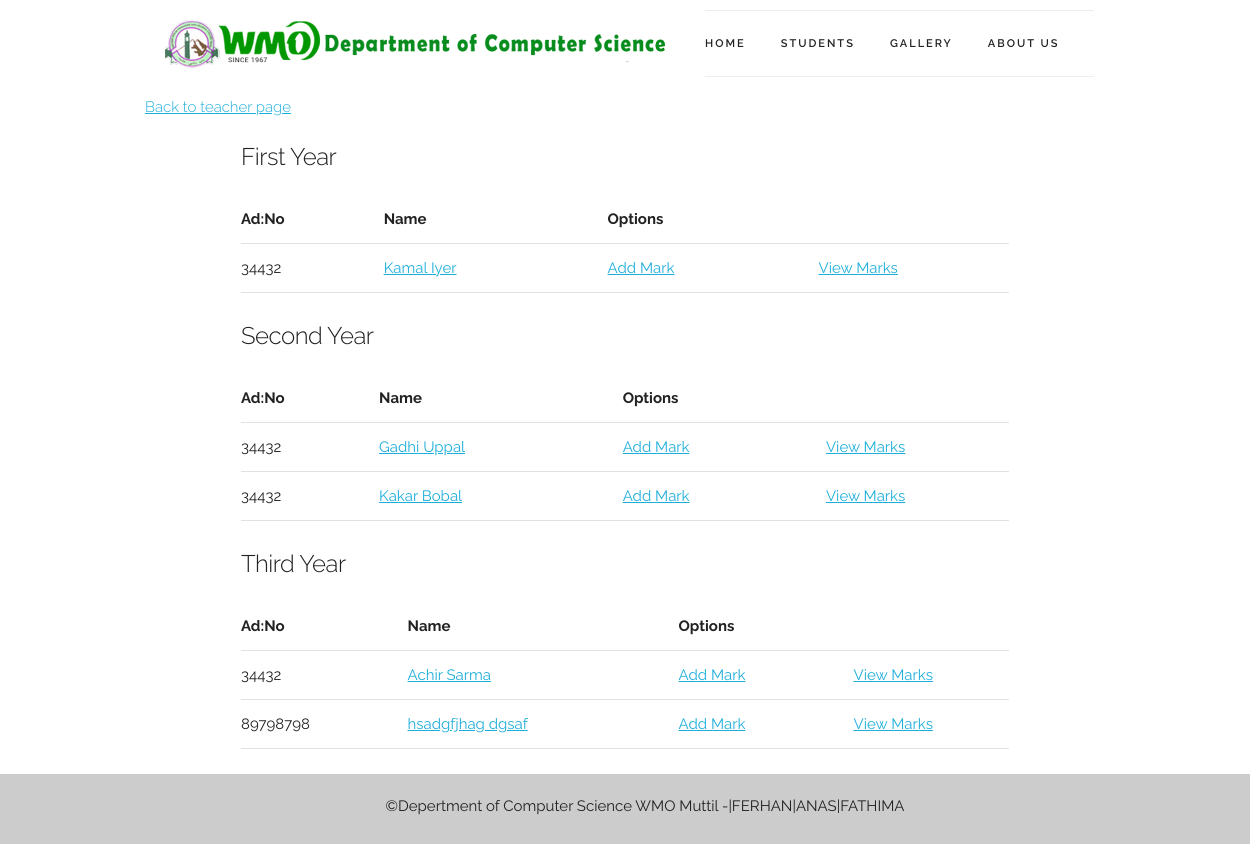
The page /internalmark.php (signed in) on the database its author committed.
### tables this page shows
CREATE TABLE IF NOT EXISTS `students` (
`id` int(11) NOT NULL,
  `firstname` varchar(100) NOT NULL,
  `lastname` varchar(100) NOT NULL,
  `dob` date NOT NULL,
  `gender` varchar(6) NOT NULL,
  `year` int(11) NOT NULL,
  `phone` int(12) NOT NULL,
  `parent` text NOT NULL,
  `email` varchar(100) NOT NULL,
  `adm_no` int(10) NOT NULL,
  `remarks` text NOT NULL
);

### internalmark.php (the view, shortened to what this page needs)
<?php
include_once "functions.php";
?>
<!DOCTYPE html>
<html lang="en">
<head>
<?php include_once "/includes/css.php";?>
</head>
<body>
<?php include_once("/includes/header.php");?>
  <div class="container">
 <a href="teacher.php"><h6>Back to teacher page</h6></a>
  <section class="container student-page">
  <div class="first_year">
  <label for="first_year"><h5>First Year</h5></label>
  <table class="u-full-width">
      <thead>
        <tr>
          <th>Ad:No</th>
          <th>Name</th>
          <th colspan="2">Options</th>
        </tr>
      </thead>
      <tbody>
  <?php
  $sql = "SELECT * FROM students WHERE year=1 ORDER BY adm_no ASC";
                if($result = mysqli_query($conn, $sql)){
                  if(mysqli_num_rows($result) > 0){
                    while($row = mysqli_fetch_array($result)){
                        $id=$row['id'];
                        $adm_no=$row['adm_no'];
                        $name=$row['firstname'] . $row['lastname'];
                         echo "<tr>";
                         echo "<td>".$adm_no."</td>";
                         echo "<td>". "<a href=\"student.php?id=$id\">" . $name."</a></td>";
                         echo "<td><a href=\"addmark.php?id=$id\">" . "Add Mark" . "</a></td>";
                         echo "<td><a href=\"viewmark.php?id=$id\">" . "View Marks" . "</a></td>";
                         echo "</tr>";
                    }
                    echo "</tbody></table>";
                  } else{
                 echo "No Students ";
                    }
                } else{
                  echo "ERROR: Could not able to execute $sql. " . mysqli_error($conn);
                }
?>
  </div>
   <div class="second_year">
  <label for="second_year"><h5>Second Year</h5></label>
  <table class="u-full-width">
      <thead>
        <tr>
          <th>Ad:No</th>
          <th>Name</th>
          <th colspan="2">Options</th>
        </tr>
      </thead>
      <tbody>
  <?php
  $sql = "SELECT * FROM students WHERE year=2 ORDER BY adm_no ASC";
                if($result = mysqli_query($conn, $sql)){
                  if(mysqli_num_rows($result) > 0){
                    while($row = mysqli_fetch_array($result)){
                        $id=$row['id'];
                        $adm_no=$row['adm_no'];
                        $name=$row['firstname'] . ' ' .$row['lastname'];
                         echo "<tr>";
                         echo "<td>".$adm_no."</td>";
                         echo "<td>". "<a href=\"student.php?id=$id\">" . $name."</a></td>";
                         echo "<td><a href=\"addmark.php?id=$id\">" . "Add Mark" . "</a></td>";
                         echo "<td><a href=\"viewmark.php?id=$id\">" . "View Marks" . "</a></td>";
                         echo "</tr>";
                    }
                    echo "</tbody></table>";
                  } else{
                 echo "No Students ";
                    }
                } else{
                  echo "ERROR: Could not able to execute $sql. " . mysqli_error($conn);
                }
?>
  </div>
    <div class="third_year">
  <label for="third_year"><h5>Third Year</h5></label>
  <table class="u-full-width">
      <thead>
        <tr>
          <th>Ad:No</th>
          <th>Name</th>
          <th colspan="2">Options</th>
        </tr>
      </thead>
      <tbody>
  <?php
  $sql = "SELECT * FROM students WHERE year=3 ORDER BY adm_no ASC";
                if($result = mysqli_query($conn, $sql)){
                  if(mysqli_num_rows($result) > 0){
                    while($row = mysqli_fetch_array($result)){
                        $id=$row['id'];
                        $adm_no=$row['adm_no'];
                        $name=$row['firstname'] . ' ' .$row['lastname'];
                         echo "<tr>";
                         echo "<td>".$adm_no."</td>";
                         echo "<td>". "<a href=\"student.php?id=$id\">" . $name."</a></td>";
                         echo "<td><a href=\"addmark.php?id=$id\">" . "Add Mark" . "</a></td>";
                         echo "<td><a href=\"viewmark.php?id=$id\">" . "View Marks" . "</a></td>";
                         echo "</tr>";
                    }
                    echo "</tbody></table>";
                  } else{
                 echo "No Students ";
                    }
                } else{
                  echo "ERROR: Could not able to execute $sql. " . mysqli_error($conn);
                }
?>
  </div>
</section>
</div>
<?php include_once("includes/footer.php");?>

### css/skeleton.css (style rules this page uses)
.container { position: relative; width: 100%; max-width: 960px; margin: 0 auto; padding: 0 20px; box-sizing: border-box; }
@media (min-width: 400px) { .container { width: 85%; padding: 0; } }
@media (min-width: 550px) { .container { width: 80%; } }
html { font-size: 62.5%; }
body { font-size: 1.5em; line-height: 1.6; font-weight: 400; font-family: "Raleway", "HelveticaNeue", "Helvetica Neue", Helvetica, Arial, sans-serif; color: #222; }
h1, h2, h3, h4, h5, h6 { margin-top: 0; margin-bottom: 2rem; font-weight: 300; }
h5 { font-size: 1.8rem; line-height: 1.5; letter-spacing: -.05rem; }
h6 { font-size: 1.5rem; line-height: 1.6; letter-spacing: 0; }
@media (min-width: 550px) { h5 { font-size: 2.4rem; } }
@media (min-width: 550px) { h6 { font-size: 1.5rem; } }
a { color: #1EAEDB; }
label, legend { display: block; margin-bottom: .5rem; font-weight: 600; }
th, td { padding: 12px 15px; text-align: left; border-bottom: 1px solid #E1E1E1; }
th:first-child, td:first-child { padding-left: 0; }
th:last-child, td:last-child { padding-right: 0; }
pre, blockquote, dl, figure, table, p, ul, ol, form { margin-bottom: 2.5rem; }
.u-full-width { width: 100%; box-sizing: border-box; }
.container:after, .row:after, .u-cf { content: ""; display: table; clear: both; }

### rows shown on the page
students: adm_no "34432", name "Kamal Iyer"
students: adm_no "34432", name "Gadhi Uppal"
students: adm_no "34432", name "Kakar Bobal"
students: adm_no "34432", name "Achir Sarma"
students: adm_no "89798798", name "hsadgfjhag dgsaf"
